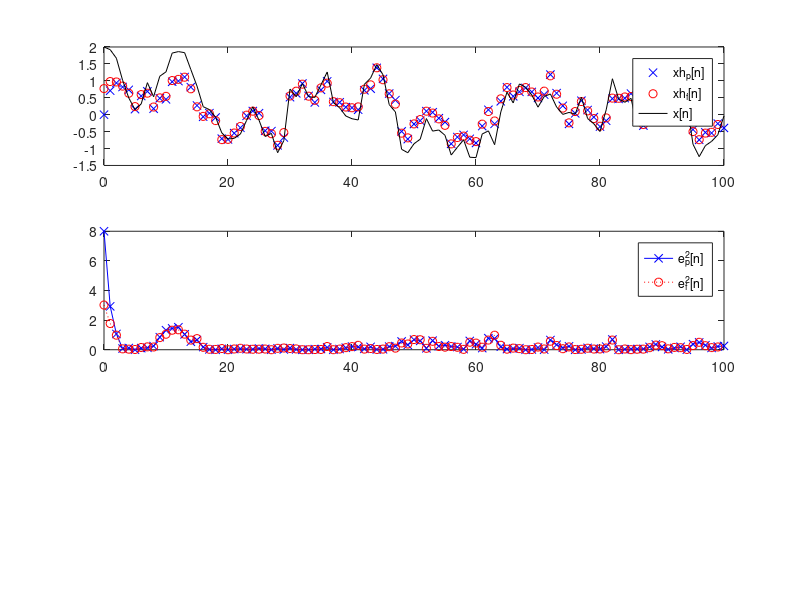

MATLAB code for this plot:
%ds08e05.m
% Kalman Filter application for Example 8.5 (Perfect Measurement).
clear, clf
% Reformulation of perfect measurement into correlated case
A=[0.8 -0.1; 0.1 0.6]; G=eye(size(A)); C=[1 1]; % System matrices
Q=[0.2 0.1; 0.1 0.2]; sgm_w1=sqrt(Q(1,1)-Q(1,2)); % Plant noise cov
sgm_w2=sqrt(Q(2,2)-Q(1,2)); sgm_w12=sqrt(Q(1,2)); % Measurement noise cov
D=[0  1]; M1M2=inv([C;D]); M1=M1M2(:,1); M2=M1M2(:,2:end); % Eq.(8.46)
CD_M1M2=norm([C;D]*[M1 M2]-eye(size(A))) % Check if [C;D]*[M1 M2]=I
A1=D*A*M2; B1=D*A*M1; 
G1=eye(size(A1)); C1=C*A*M2; D1=C*A*M1;
Q1=D*G*Q*G'*D'; S=D*G*Q*G'*C'; 
R1=C*G*Q*G'*C'; I=eye(size(A1));%Eq.(8.49)
P_p=10; % Initial prediction error covariance of q
xh_p(:,1)=[0; 0]; % Initial state
x(:,1)=xh_p(:,1)+[2; -2]; % Initial state prediction
qh_p(:,1)=D*xh_p(:,1); % Eq.(8.45) 
e_p=x(:,1)-xh_p(:,1); e2_p(1)=e_p'*e_p; % Initial prediction error
nf=100;  nn=[0:nf]; nn1=[0:nf-1];
for n=1:nf+1
   w12=sgm_w12*randn; w=w12+[sgm_w1*randn; sgm_w2*randn]; 
   x(:,n+1) = A*x(:,n) + G*w; % Eq.(E8.5.1a)
   y(:,n) = C*x(:,n);  % Eq.(E8.5.1b)
   if n>1
     K = P_p*C1'/(C1*P_p*C1'+R1); % Eq.(8.51)
     z(:,n) = y(:,n)-D1*y(:,n-1);
     qh_f(:,n-1) = qh_p(:,n-1) + K*(z(:,n)-C1*qh_p(:,n-1)); % Eq.(8.50a)
     xh_f(:,n-1) = M1*y(:,n-1) + M2*qh_f(:,n-1); % Eq.(8.47)
     e_f = x(:,n-1)-xh_f(:,n-1); e2_f(n-1) = e_f'*e_f;
     P_f = (I-K*C1)*P_p; % Eq.(8.50b)
     L = (A1*P_p*C1'+S)/(C1*P_p*C1'+R1);  % Eq.(8.53)
     ALC = A1-L*C1; 
     qh_p(:,n) = ALC*qh_p(:,n-1) + B1*y(:,n) + L*z(:,n); % Eq.(8.52)
     xh_p(:,n) = M1*y(:,n) + M2*qh_p(:,n); % Eq.(8.47)
     P_p = ALC*P_p*ALC' + Q1 + L*R1*L' - S*L' - L*S'; % Eq.(8.54)
     e_p = x(:,n)-xh_p(:,n); e2_p(n) = e_p'*e_p; 
   end
end
[P_dare,Eigs,L_dare]=dare(A1',C1',Q1,R1,S); % Discrete-time ARE
P_f__P_p__P_dare=[P_f,P_p,P_dare]
K__L__L_dare=[K,L,L_dare.']
subplot(311)
plot(nn,xh_p(1,:),'bx', nn1,xh_f(1,:),'ro', nn,x(1,1:nf+1),'k-')
legend('xh_p[n]','xh_f[n]','x[n]')
subplot(312)
plot(nn,e2_p,'bx-', nn1,e2_f,'ro:')
legend('e^2_p[n]','e^2_f[n]'), shg
